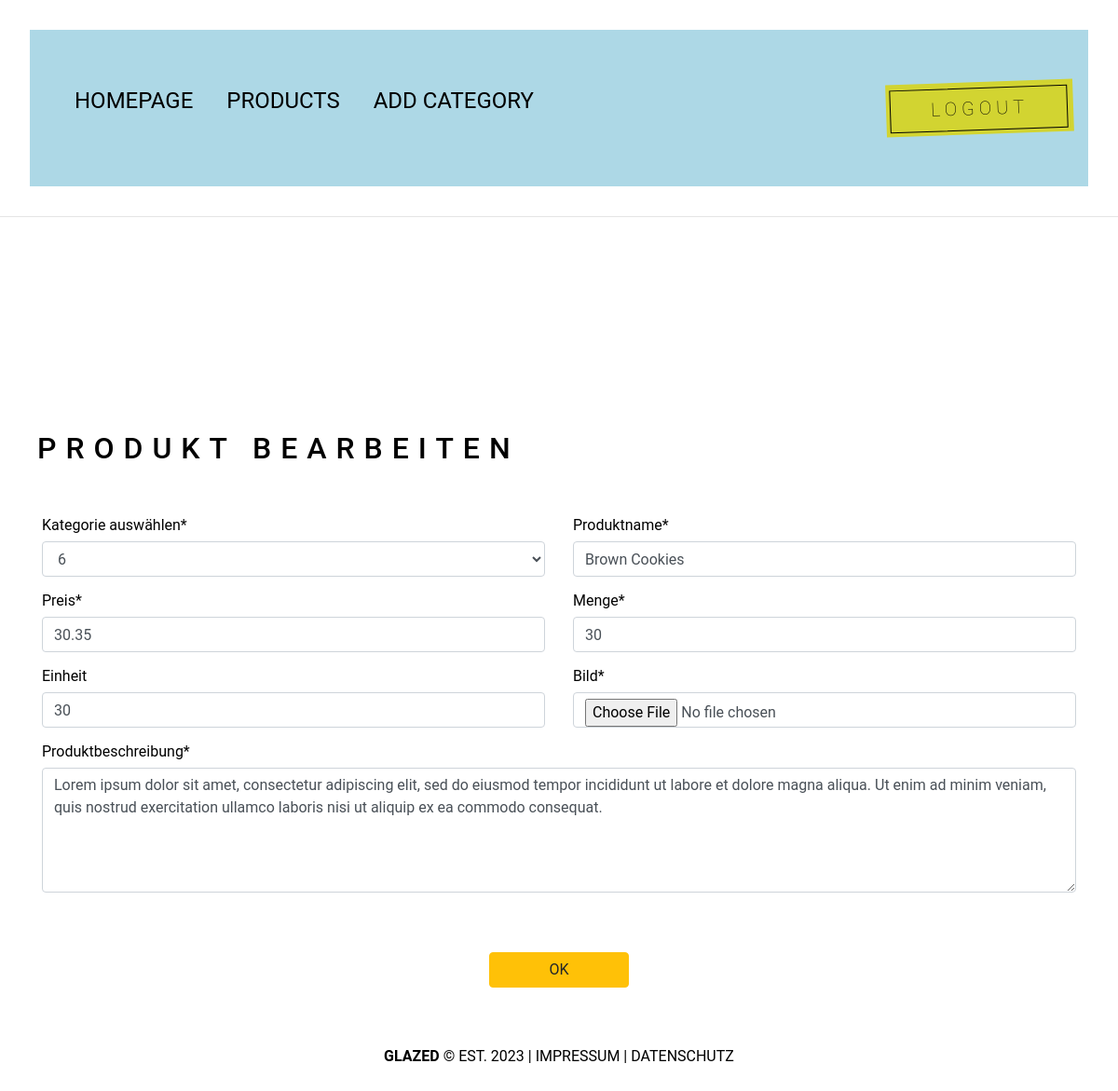
The page /BACKEND/root/admin/pages/edit-product.php?id=1 (signed in) on the database its author committed.
### tables this page shows
CREATE TABLE `products` (
  `id` int(11) NOT NULL,
  `category` varchar(225) NOT NULL,
  `name` varchar(225) NOT NULL,
  `price` float NOT NULL,
  `quantity` int(11) NOT NULL,
  `unit` varchar(225) NOT NULL,
  `image` varchar(225) NOT NULL,
  `description` varchar(1000) NOT NULL,
  `date` date NOT NULL,
  `status` varchar(225) NOT NULL,
  `sorting` varchar(100) NOT NULL
);

### BACKEND/root/admin/pages/edit-product.php (the view, shortened to what this page needs)
<?php
include "functions.php";
include "header.php";
?>
<?php
    $p_id = $_GET['id'];
    $sql = "SELECT * FROM `products` ORDER BY  `id`='$p_id'";
    $result = $db_connect->query($sql);
    if ($result->num_rows > 0) {
        while($row = $result->fetch_assoc()) {
            $category = $row['category'];
            $p_name = $row['name'];
            $price = $row['price'];
            $qty = $row['quantity'];
            $unit = $row['unit'];
            $description = $row['description'];
        }
    }
?>
<h2>Produkt Bearbeiten</h2>
<div class="container">
    <form action="" method="post" enctype="multipart/form-data">
        <div class="row">
            <div class="col-6 mt-3">
                <label for="">Kategorie auswählen*</label>
                <select name="category" id="" class="form-control" required>
                    <option value="<?php echo $category; ?>"><?php echo $category; ?></option>
                </select>
            </div>
            <div class="col-6 mt-3">
                <label for="">Produktname*</label>
                <input type="text" name="p_name" id=""  class="form-control" value="<?php echo $p_name; ?>" required>
            </div>
            <div class="col-6 mt-3">
                <label for="">Preis*</label>
                <input type="number" name="price" step=".01" id=""  class="form-control" value="<?php echo $price; ?>"  required>
            </div>
            <div class="col-6 mt-3">
                <label for="">Menge*</label>
                <input type="number" name="qty" id=""  class="form-control" value="<?php echo $qty; ?>" required>
            </div>
            <div class="col-6 mt-3">
                <label for="">Einheit</label>
                <input type="text" name="unit" id=""  class="form-control" value="<?php echo $unit; ?>">
            </div>
            <div class="col-6 mt-3">
                <label for="">Bild*</label>
                <input type="file" name="img" id=""  class="form-control" >
            </div>
            <div class="col-12 mt-3">
                <label for="">Produktbeschreibung*</label>
                <textarea type="text" name="description" id="" rows="5"  class="form-control" placeholder="Enter Product Description" required><?php echo $description; ?></textarea>
            </div>
            <div class="col-12 text-center mt-3">
                <input type="submit" name="submit" value="OK" class="btn btn-warning mt-5 " style="width:150px;">
            </div>
        </form>
    </div>
<div class="text-center">
<?php
include "footer.php";
?></div>

### BACKEND/css/admin.css (style rules this page uses)
* { margin: 0; padding: 0; box-sizing: border-box; line-height: normal; font-family: 'roboto'; color: var(--color-dark); }
:root { --color-hotpink: #e43da1ef; --color-white: #fff; --color-button: #d2d431; --color-black: #11101038; --color-dark: #000; }
html, body { width: 100vw; height: 100vh; scroll-behavior: smooth; font-family: 'roboto'; }
h2 { font-size: 3rem; font-weight: lighter; padding: 30px 20px; margin: 20px; letter-spacing: 10px; text-transform: uppercase; font-family: 'roboto'; }

### rows shown on the page
products: category "6", p_name "Brown Cookies", price "30.35", qty "30", unit "30", description "Lorem ipsum dolor sit amet, consectetur adipiscing elit, sed do eiusmod tempor incididunt ut labore et dolore magna aliqua. Ut enim ad minim veniam, quis nostrud exercitation ullamco laboris nisi ut aliquip ex ea commodo consequat."
